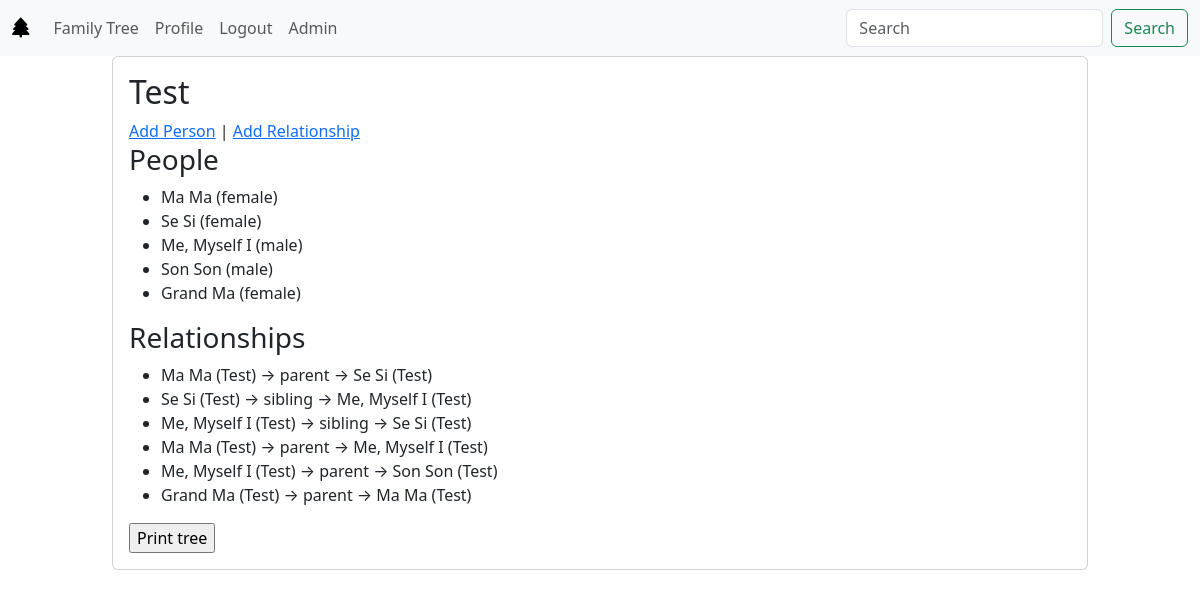
The app's page /familyTree/1/ (signed in), older data.
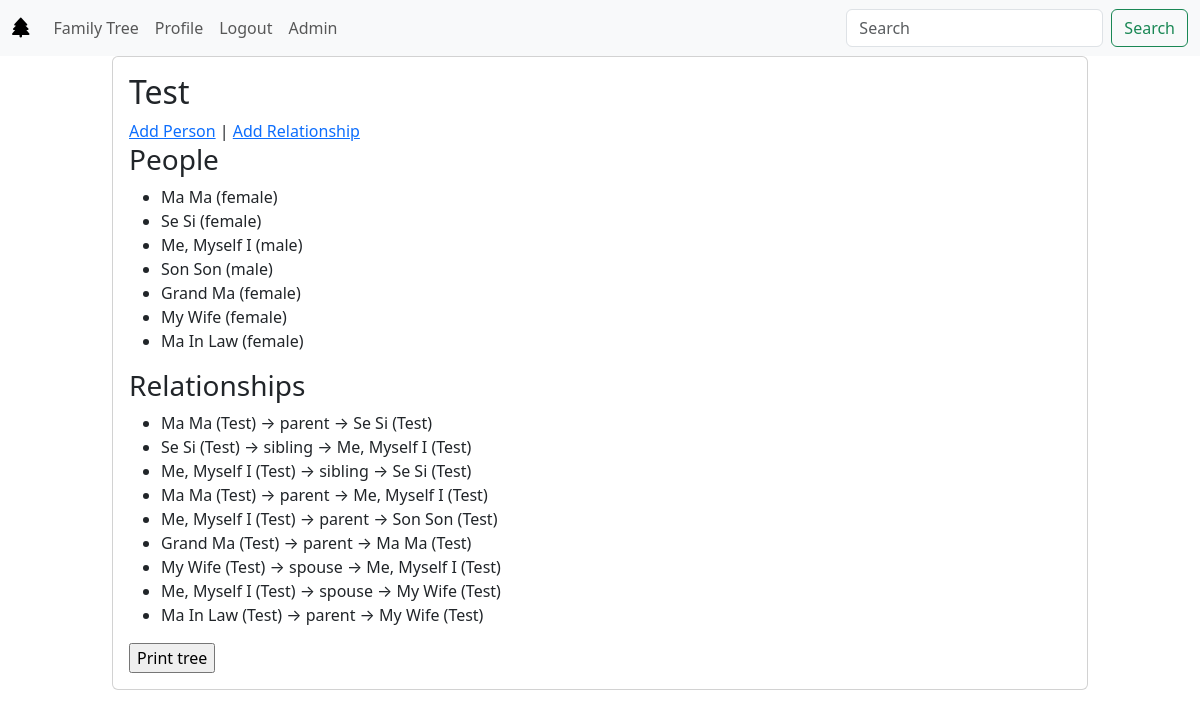
The same page, newer data.
### main/models.py (models this page shows, shortened)
class FamilyTree(models.Model):
    owner = models.ForeignKey(settings.AUTH_USER_MODEL, on_delete=models.CASCADE, related_name='trees')
    name = models.CharField(max_length=100)

class Person(models.Model):
    family_tree = models.ForeignKey(FamilyTree, on_delete=models.CASCADE, related_name='members')
    first_name = models.CharField(max_length=100)
    last_name = models.CharField(max_length=100)
    birth_date = models.DateField(null=True, blank=True)
    gender = models.CharField(max_length=10, choices=[("male", "Male"), ("female", "Female"), ("other", "Other")],
                              null=True)
    def __str__(self):
        return f"{self.first_name} {self.last_name} ({self.family_tree.name})"

class PersonRelationship(models.Model):
    from_person = models.ForeignKey(Person, on_delete=models.CASCADE, related_name='from_relationships')
    to_person = models.ForeignKey(Person, on_delete=models.CASCADE, related_name='to_relationships')
    relationship_type = models.ForeignKey(RelationshipType, on_delete=models.CASCADE)
    family_tree = models.ForeignKey(FamilyTree, on_delete=models.CASCADE, related_name='relationships')
    class Meta:
        unique_together = ('from_person', 'to_person', 'relationship_type')

class RelationshipType(models.Model):
    name = models.CharField(max_length=50)  # e.g., parent, spouse, sibling, etc.
    bidirectional = models.BooleanField(default=False)  # e.g., sibling/spouse are bidirectional, parent/child are not

### main/views.py (the view)
# urls.py: path('<int:pk>/', FamilyTreeDetailView.as_view(), name='view_tree'),
class FamilyTreeDetailView(LoginRequiredMixin, DetailView):
    model = FamilyTree
    template_name = 'tree/view_family_tree.html'
    context_object_name = 'tree'
    def get_queryset(self):
        return FamilyTree.objects.filter(owner=self.request.user)
    def get_context_data(self, **kwargs):
        context = super().get_context_data(**kwargs)
        tree = self.object
        people = {p.id: p for p in tree.members.all()}
        relationships = tree.relationships.all()
        parent_links = relationships.filter(relationship_type__name="parent")
        spouse_links = relationships.filter(relationship_type__name="spouse")
        children_map = {}
        spouses_map = {}
        for rel in parent_links:
            parent_id = rel.from_person.id
            child_id = rel.to_person.id
            children_map.setdefault(parent_id, []).append(child_id)
        for rel in spouse_links:
            a, b = rel.from_person.id, rel.to_person.id
            spouses_map.setdefault(a, set()).add(b)
            spouses_map.setdefault(b, set()).add(a)
        added_nodes = {}
        def build_node(person_id, parent_ref=None):
            if person_id in added_nodes:
                return added_nodes[person_id]
            person = people[person_id]
            node = {
                "text": {
                    "name": f"{person.first_name} {person.last_name}",
                    "title": person.gender or ""
                },
                "HTMLclass": "nodeExample1",
            }
            added_nodes[person_id] = node
            spouse_ids = spouses_map.get(person_id, [])
            if spouse_ids:
                spouse_id = list(spouse_ids)[0]
                if spouse_id not in added_nodes:
                    spouse = build_node(spouse_id)
                else:
                    spouse = added_nodes[spouse_id]
                marriage_node = {
                    "children": [],
                    "stackChildren": True,
                    "HTMLclass": "marriageNode",
                    "pseudo": True,
                    "connectors": {"type": "step"},
                    "marriage": [node, added_nodes[spouse_id]]
                }
                children = set(children_map.get(person_id, [])) | set(children_map.get(spouse_id, []))
                marriage_node["children"] = [build_node(child_id) for child_id in children]
                return marriage_node
            if person_id in children_map:
                node["children"] = [build_node(child_id) for child_id in children_map[person_id]]
            return node
        all_children = {rel.to_person.id for rel in parent_links}
        roots = [p.id for p in people.values() if p.id not in all_children]
        tree_data = {
            "text": {"name": "Family Tree", "title": tree.name},
            "children": [build_node(root_id) for root_id in roots]
        }
        context['tree_data'] = mark_safe(json.dumps(tree_data))
        return context

### templates/tree/view_family_tree.html (shortened to what this page needs)
{% extends 'base.html' %}
{% block content %}
    <div class="row">
        <div class="col-6">
            <h2>{{ tree.name }}</h2>
            <a href="{% url 'familyTree:add_person' tree.id %}">Add Person</a> |
            <a href="{% url 'familyTree:add_relationship' tree.id %}">Add Relationship</a>
            <h3>People</h3>
            <ul>
                {% for person in tree.members.all %}
                    <li>{{ person.first_name }} {{ person.last_name }} ({{ person.gender }})</li>
                {% empty %}
                    <li>No people</li>
                {% endfor %}
            </ul>
            <h3>Relationships</h3>
            <ul>
                {% for rel in tree.relationships.all %}
                    <li>{{ rel.from_person }} → {{ rel.relationship_type.name }} → {{ rel.to_person }}</li>
                {% empty %}
                    <li>No relationships</li>
                {% endfor %}
            </ul>
            <input type="button" onclick="printDiv('dTree')" value="Print tree">
        </div>
        <div class="col-6" id="dTree">
        </div>
    </div>
{% endblock %}

### templates/base.html (shortened to what this page needs)
<!doctype html>
<html lang="en">
<head>
    <link href="https://cdn.jsdelivr.net/npm/bootstrap@5.3.3/dist/css/bootstrap.min.css" rel="stylesheet"
>
    <link rel="stylesheet" href="https://cdnjs.cloudflare.com/ajax/libs/treant-js/1.0/Treant.css">
</head>
<body>
<nav class="navbar navbar-expand-lg bg-body-tertiary">
    <div class="container-fluid">
        <a class="navbar-brand" href="{% url 'index' %}"><i class="fa-solid fa-tree"></i></a>
        <div class="collapse navbar-collapse" id="navbarSupportedContent">
            <ul class="navbar-nav me-auto mb-2 mb-lg-0">
                {% if user.is_authenticated %}
                    <li class="nav-item">
                        <a class="nav-link" href="{% url 'familyTree:my_trees' %}">Family Tree</a>
                    </li>
                    <li class="nav-item">
                        <a class="nav-link" aria-current="page" href="{% url 'accounts:profile' %}">Profile</a>
                    </li>
                    <li class="nav-item">
                        <a class="nav-link" aria-current="page" href="{% url 'accounts:logout' %}">Logout</a>
                    </li>
                    <li class="nav-item">
                        <a class="nav-link" aria-disabled="true" href="{% url 'admin:index' %}">Admin</a>
                    </li>
                {% endif %}
            </ul>
            <form class="d-flex" role="search">
                <input class="form-control me-2" type="search" placeholder="Search" aria-label="Search">
                <button class="btn btn-outline-success" type="submit">Search</button>
            </form>
        </div>
    </div>
</nav>
<div class="container-fluid bs-secondary-color">
    <div class="row">
        <div class="col">
        </div>
        <div class="col col-10 col-xs-10 col-md-10">
            <div class="card">
                <div class="card-body">
                    {% block content %}
                    {% endblock %}
                </div>
            </div>
        </div>
        <div class="col"></div>
    </div>
</div>
</body>
</html>

Row changes from the older to the newer data that the page shows:
added Person: first_name "My", last_name "Wife", gender "female"
added Person: first_name "Ma", last_name "In Law", gender "female"
added PersonRelationship: from_person "My Wife (Test)", relationship_type.name "spouse", to_person "Me, Myself I (Test)"
added PersonRelationship: from_person "Me, Myself I (Test)", relationship_type.name "spouse", to_person "My Wife (Test)"
added PersonRelationship: from_person "Ma In Law (Test)", relationship_type.name "parent", to_person "My Wife (Test)"
